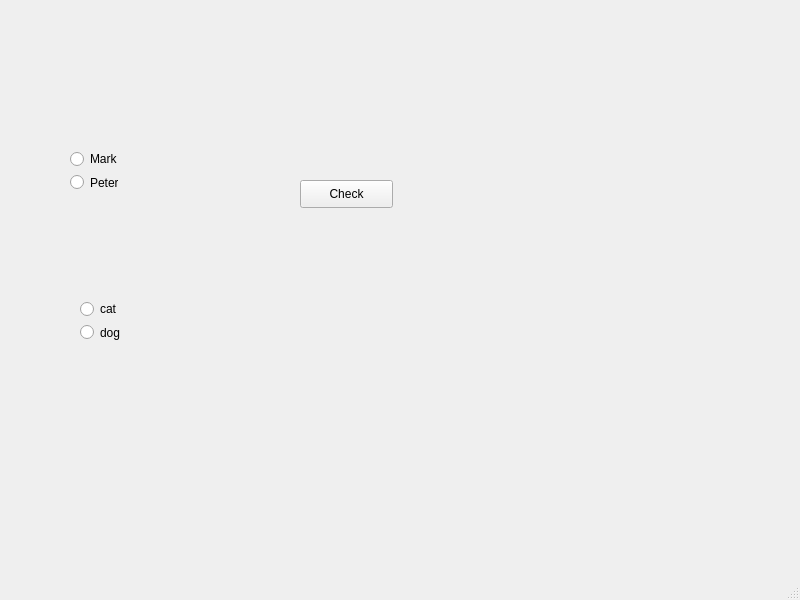
<?xml version="1.0" encoding="UTF-8"?>
<ui version="4.0">
 <class>MainWindow</class>
 <widget class="QMainWindow" name="MainWindow">
  <property name="geometry">
   <rect>
    <x>0</x>
    <y>0</y>
    <width>800</width>
    <height>600</height>
   </rect>
  </property>
  <property name="windowTitle">
   <string>MainWindow</string>
  </property>
  <widget class="QWidget" name="centralwidget">
   <widget class="QPushButton" name="pushButton">
    <property name="geometry">
     <rect>
      <x>300</x>
      <y>180</y>
      <width>93</width>
      <height>28</height>
     </rect>
    </property>
    <property name="text">
     <string>Check</string>
    </property>
   </widget>
   <widget class="QWidget" name="">
    <property name="geometry">
     <rect>
      <x>70</x>
      <y>150</y>
      <width>48</width>
      <height>41</height>
     </rect>
    </property>
    <layout class="QVBoxLayout" name="verticalLayout">
     <item>
      <widget class="QRadioButton" name="radioButton">
       <property name="text">
        <string>Mark</string>
       </property>
      </widget>
     </item>
     <item>
      <widget class="QRadioButton" name="radioButton_2">
       <property name="text">
        <string>Peter</string>
       </property>
      </widget>
     </item>
    </layout>
   </widget>
   <widget class="QWidget" name="">
    <property name="geometry">
     <rect>
      <x>80</x>
      <y>300</y>
      <width>43</width>
      <height>41</height>
     </rect>
    </property>
    <layout class="QVBoxLayout" name="verticalLayout_2">
     <item>
      <widget class="QRadioButton" name="radioButton_3">
       <property name="text">
        <string>cat</string>
       </property>
      </widget>
     </item>
     <item>
      <widget class="QRadioButton" name="radioButton_4">
       <property name="text">
        <string>dog</string>
       </property>
      </widget>
     </item>
    </layout>
   </widget>
  </widget>
  <widget class="QMenuBar" name="menubar">
   <property name="geometry">
    <rect>
     <x>0</x>
     <y>0</y>
     <width>800</width>
     <height>21</height>
    </rect>
   </property>
  </widget>
  <widget class="QStatusBar" name="statusbar"/>
 </widget>
 <resources/>
 <connections/>
</ui>
